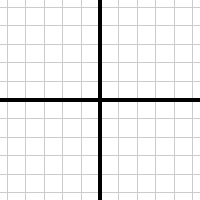

Write R code to recreate this figure.

pdf("xyplane.pdf", width=2, height=2)
par(mar = rep(0,4))
plot.new()
plot.window(c(-1,1),c(-1,1),asp=1)
abline(h=seq(-1,1,by=0.2), col = "gray80")
abline(v=seq(-1,1,by=0.2), col = "gray80")
abline(h=0,v=0,lwd=3)
dev.off()

pdf("xyplane-stretch.pdf", width=2, height=2)
par(mar = rep(0,4))
plot.new()
plot.window(c(-1,1),c(-1,1),asp=1)

E <- matrix(c(1,1,-1,1),2,2)
V <- matrix(c(2,2,-1,1),2,2)
M <- V %*% solve(E)

for(x in seq(-1,1,by=0.2)){
p1 <- M %*% rbind(rep(x,11), seq(-1,1,by=0.2))
lines(t(p1), col = "gray80")
}

for(y in seq(-1,1,by=0.2)){
p1 <- M %*% rbind(seq(-1,1,by=0.2), rep(y,11))
lines(t(p1), col = "gray80")
}

p1 <- M %*% rbind(rep(0,11), seq(-1,1,by=0.2))
lines(t(p1),lwd=3)

p1 <- M %*% rbind(seq(-1,1,by=0.2), rep(0,11))
lines(t(p1),lwd=3)
dev.off()